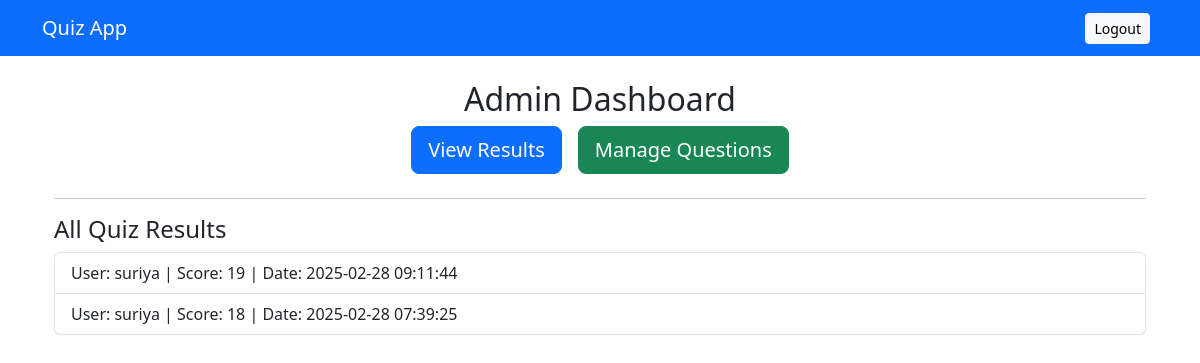
The page /admin (signed in) on the database its author committed.
### tables this page shows
CREATE TABLE results (
    id INTEGER PRIMARY KEY AUTOINCREMENT,
    user_id INTEGER,
    score INTEGER,
    taken_at TIMESTAMP DEFAULT CURRENT_TIMESTAMP,
    FOREIGN KEY(user_id) REFERENCES users(id)
);

CREATE TABLE users (
    id INTEGER PRIMARY KEY AUTOINCREMENT,
    username TEXT UNIQUE NOT NULL,
    password TEXT NOT NULL,
    is_admin INTEGER DEFAULT 0  -- 1 for admin, 0 for normal users
);

### app.py (the view)
@app.route('/admin')
def admin():
    if not session.get('is_admin'):
        flash("Admin access required", "danger")
        return redirect(url_for('login'))
    db_conn = get_db()
    cur = db_conn.execute("SELECT * FROM questions")
    questions = cur.fetchall()
    cur = db_conn.execute("""
        SELECT r.*, u.username
        FROM results r
        JOIN users u ON r.user_id = u.id
        ORDER BY r.taken_at DESC
    """)
    results = cur.fetchall()
    return render_template('admin.html', questions=questions, results=results)

### app.py (called while the page is built)
def get_db():
    database = getattr(g, '_database', None)
    if database is None:
        database = g._database = sqlite3.connect(DATABASE)
        database.row_factory = sqlite3.Row  # Allow accessing columns by name
    return database

@app.teardown_appcontext
def close_connection(exception):
    database = getattr(g, '_database', None)
    if database is not None:
        database.close()

### templates/admin.html
{% extends "base.html" %}
{% block content %}
<div class="container mt-4">
  <h2 class="text-center">Admin Dashboard</h2>
  <div class="d-flex justify-content-center gap-3 mb-4">
    <a href="{{ url_for('view_results') }}" class="btn btn-primary btn-lg">View Results</a>
    <a href="{{ url_for('manage_questions') }}" class="btn btn-success btn-lg">Manage Questions</a>
  </div>
  <hr>
  <h4>All Quiz Results</h4>
  <ul class="list-group">
    {% for result in results %}
      <li class="list-group-item">
        User: {{ result.username }} | Score: {{ result.score }} | Date: {{ result.taken_at }}
      </li>
    {% else %}
      <li class="list-group-item">No quiz results available.</li>
    {% endfor %}
  </ul>
</div>
{% endblock %}

### rows shown on the page
results: username "suriya", score "19", taken_at "2025-02-28 09:11:44"
results: username "suriya", score "18", taken_at "2025-02-28 07:39:25"
